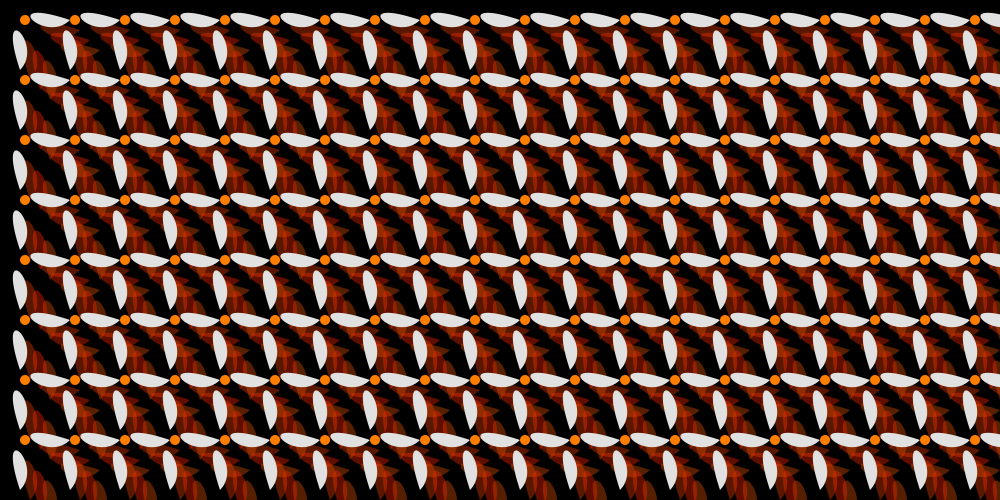
Frame 1 (no input)
Frame 60 (the mouse pressed at the canvas centre just before this capture): identical to frame 1, image omitted
Frame 120 (the mouse held since frame 60 and released just before this capture): identical to frame 1, image omitted

The Processing sketch that drew this single still picture (run headless with seeded random() and noise(); from frame 60 on, the mouse is pressed at the canvas centre):

// Processing sketch: processing_24321
// ── processing_24321.pde


int patternSeperationX = 50;
int patternSeperationY = 60;
 
 
void setup(){
  size(1000,500);
    background(0, 0, 0,80);
      
  for(int i = 0; i < width/patternSeperationX; i++){
      for(int j = 0; j < height/patternSeperationY; j++){
        pushMatrix();
        translate(i*patternSeperationX, j*patternSeperationY);
        yourFunction();
        popMatrix();
        
  
}

 
      }
  }
   

 
 
void draw()
{
 
  fill(mouseX,mouseY,0);
}
 
 
void yourFunction(){
   

  noStroke();
  smooth();
  
     fill(255, 94, 0,85);
  bezier(100, 50, 25, 25, 75, 75, 100, 50);
  bezier(50, 100, 75, 75, 25, 25, 50, 100);
  
  fill(255, 38, 0,95);
  bezier(90, 40, 15, 15, 65, 65, 90, 40);
  bezier(40, 90, 65, 65, 15, 15, 40, 90);
  
  fill(255, 64, 0,90);
    bezier(80, 30, 5, 5, 55, 55, 80, 30);
  bezier(30, 80, 55, 55,5, 5, 30, 80);
  
  

  
  fill(225, 225, 225);
    bezier(70, 20, -5, -5, 45, 45, 70, 20);
  bezier(20, 70, 45, 45, -5, -5, 20, 70);
  
  
    fill(255,126,0);
ellipse(25, 20, 10, 10);


}
